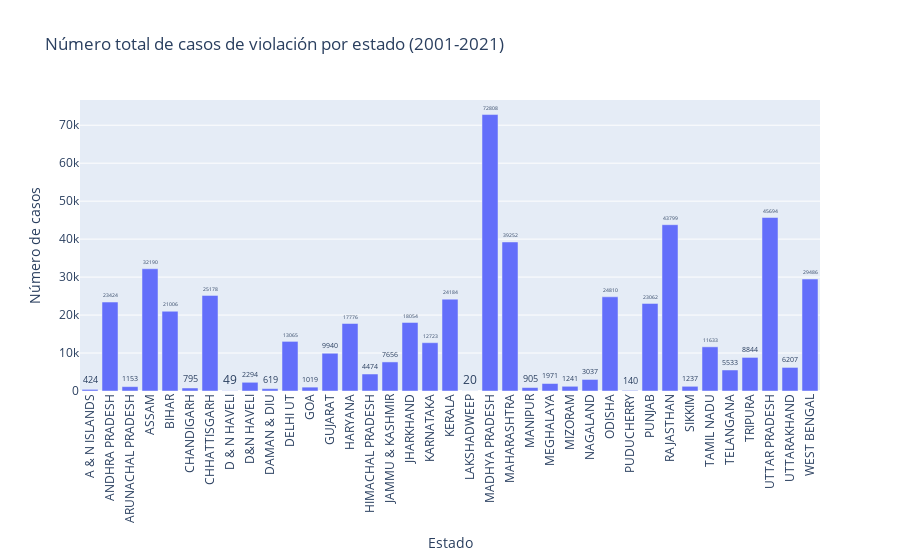

Notebook cell for this chart:
### Code cell
# Agrupamos los datos por estado y calculamos la suma total de cada tipo de crimen por estado.
crimes_by_state = crimes_df_cleaned.groupby('Estado').sum().reset_index()

# Crea un gráfico de barras interactivo usando Plotly
fig = px.bar(crimes_by_state, 
             x='Estado', 
             y='Casos de violación', 
             title='Número total de casos de violación por estado (2001-2021)', 
             labels={'Casos de violación': 'Número de casos'},
             text='Casos de violación')  # Añade el valor sobre las barras

# Configura el diseño para mostrar los valores en el gráfico
fig.update_traces(texttemplate='%{text}', textposition='outside', cliponaxis=False)

# Ajusta el diseño del gráfico
fig.update_layout(
    xaxis_title='Estado',
    yaxis_title='Número de casos',
    xaxis_tickangle=-90
)

# Muestra el gráfico
fig.show()

### Figure 1 — Plotly figure (JSON) as saved in the notebook; plotly's stock layout.template omitted (floating-point values rounded to 4 significant figures)
{"data": [{"alignmentgroup": "True", "cliponaxis": false, "hovertemplate": "Estado=%{x}<br>Número de casos=%{text}<extra></extra>", "legendgroup": "", "marker": {"color": "#636efa", "pattern": {"shape": ""}}, "name": "", "offsetgroup": "", "orientation": "v", "showlegend": false, "text": [424, 23424, 1153, 32190, 21006, 795, 25178, 49, 2294, 619, 13065, 1019, 9940, 17776, 4474, 7656, 18054, 12723, 24184, 20, 72808, 39252, 905, 1971, 1241, 3037, 24810, 140, 23062, 43799, 1237, 11633, 5533, 8844, 45694, 6207, 29486], "textposition": "outside", "texttemplate": "%{text}", "type": "bar", "x": ["A & N ISLANDS", "ANDHRA PRADESH", "ARUNACHAL PRADESH", "ASSAM", "BIHAR", "CHANDIGARH", "CHHATTISGARH", "D & N HAVELI", "D&N HAVELI", "DAMAN & DIU", "DELHI UT", "GOA", "GUJARAT", "HARYANA", "HIMACHAL PRADESH", "JAMMU & KASHMIR", "JHARKHAND", "KARNATAKA", "KERALA", "LAKSHADWEEP", "MADHYA PRADESH", "MAHARASHTRA", "MANIPUR", "MEGHALAYA", "MIZORAM", "NAGALAND", "ODISHA", "PUDUCHERRY", "PUNJAB", "RAJASTHAN", "SIKKIM", "TAMIL NADU", "TELANGANA", "TRIPURA", "UTTAR PRADESH", "UTTARAKHAND", "WEST BENGAL"], "xaxis": "x", "y": [424, 23424, 1153, 32190, 21006, 795, 25178, 49, 2294, 619, 13065, 1019, 9940, 17776, 4474, 7656, 18054, 12723, 24184, 20, 72808, 39252, 905, 1971, 1241, 3037, 24810, 140, 23062, 43799, 1237, 11633, 5533, 8844, 45694, 6207, 29486], "yaxis": "y"}], "layout": {"barmode": "relative", "legend": {"tracegroupgap": 0}, "title": {"text": "Número total de casos de violación por estado (2001-2021)"}, "xaxis": {"anchor": "y", "domain": [0, 1], "tickangle": -90, "title": {"text": "Estado"}}, "yaxis": {"anchor": "x", "domain": [0, 1], "title": {"text": "Número de casos"}}}}
